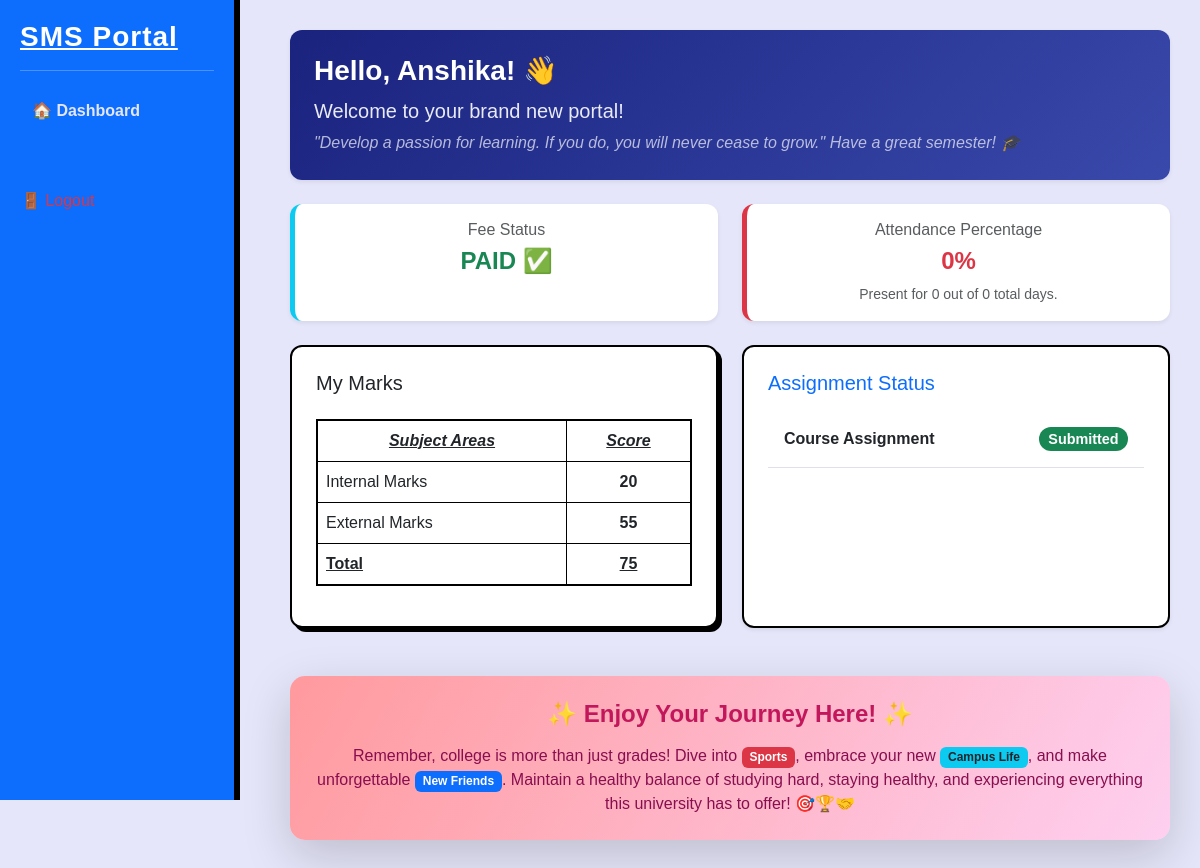
The page /dashboard/ (signed in) on the database its author committed.
### students/models.py (models this page shows, shortened)
class StudentProfile(models.Model):
    user = models.OneToOneField(User, on_delete=models.CASCADE)
    assigned_class = models.ForeignKey(StudentClass, on_delete=models.SET_NULL, null=True, blank=True)
    roll_number = models.CharField(max_length=20)
    department = models.CharField(max_length=50)
    fees_paid = models.BooleanField(default=False)

class Mark(models.Model):
    student = models.ForeignKey(StudentProfile, on_delete=models.CASCADE)
    internal_marks = models.IntegerField(default=0, null=True, blank=True)
    external_marks = models.IntegerField(default=0, null=True, blank=True)

class Assignment(models.Model):
    student = models.ForeignKey(StudentProfile, on_delete=models.CASCADE)
    is_submitted = models.BooleanField(default=False)

### students/views.py (the view, shortened to what this page needs)
# urls.py: path('dashboard/', views.dashboard, name='dashboard'),
@login_required
def dashboard(request):
    user = request.user
    today = date.today()
    is_teacher = user.groups.filter(name='Teacher').exists() or user.username.startswith('teacher')
    try:
        student_profile = StudentProfile.objects.get(user=user)
        marks = Mark.objects.filter(student=student_profile).first()
        assignments = Assignment.objects.filter(student=student_profile)
        all_attendance = Attendance.objects.filter(student=student_profile)
        total_days = all_attendance.count()
        present_days = all_attendance.filter(status=True).count()
        attendance_percentage = int((present_days / total_days) * 100) if total_days > 0 else 0
        context = {
            'profile': student_profile,
            'marks': marks,
            'assignments': assignments,
            'total_days': total_days,
            'present_days': present_days,
            'attendance_percentage': attendance_percentage
        }
        return render(request, 'student_dashboard.html', context)
    except StudentProfile.DoesNotExist:
        return render(request, 'login.html', {'error': 'Profile not found!'})

### students/templates/student_dashboard.html (shortened to what this page needs)
{% extends 'base.html' %}
{% block content %}
<div class="row mb-4">
    <div class="col-12">
        <div class="card text-white shadow-sm border-0" style="background: linear-gradient(135deg, #1a237e 0%, #3949ab 100%); border-radius: 12px;">
            <div class="card-body p-4">
                <h3 class="fw-bold mb-2">Hello, {{ profile.user.username|title }}! 👋</h3>
                {% if attendance_percentage >= 75 %}
                <p class="mb-0 fs-5" style="color: #e8eaf6;">
                    Fantastic job maintaining a stellar <strong>{{ attendance_percentage }}%</strong> attendance! 🌟<br>
                    <em class="fs-6 opacity-75">"Education is the passport to the future, for tomorrow belongs to those who prepare for it today." Keep up the incredible momentum! 🚀</em>
                </p>
                {% else %}
                <p class="mb-0 fs-5" style="color: #e8eaf6;">
                    Welcome to your brand new portal!<br>
                    <em class="fs-6 opacity-75">"Develop a passion for learning. If you do, you will never cease to grow." Have a great semester! 🎓</em>
                </p>
                {% endif %}
            </div>
        </div>
    </div>
</div>
<div class="row g-4 mb-4">
    <div class="col-md-6">
        <div class="card p-3 text-center h-100 shadow-sm border-0 border-start border-5 border-info">
            <h6 class="text-muted">Fee Status</h6>
            {% if profile.fees_paid %}
            <h4 class="text-success fw-bold">PAID ✅</h4>
            {% else %}
            <h4 class="text-danger fw-bold">PENDING ⚠️</h4>
            {% endif %}
        </div>
    </div>
    <div class="col-md-6">
        <div class="card p-3 text-center h-100 shadow-sm border-0 border-start border-5 {% if attendance_percentage >= 75 %}border-success{% else %}border-danger{% endif %}">
            <h6 class="text-muted">Attendance Percentage</h6>
            <h4 class="fw-bold {% if attendance_percentage >= 75 %}text-success{% else %}text-danger{% endif %}">
                {{ attendance_percentage }}%
            </h4>
            <small class="text-muted">Present for {{ present_days }} out of {{ total_days }} total days.</small>
        </div>
    </div>
</div>
<div class="row g-4">
    <div class="col-md-6">
        <div class="card p-4">
            <h5>My Marks</h5>
            <table class="table table-bordered text-center mt-3" style="border: 2px solid #000;">
                <thead style="background-color: #000; color: #fff;">
                    <tr>
                        <th><u><em>Subject Areas</em></u></th>
                        <th><u><em>Score</em></u></th>
                    </tr>
                </thead>
                <tbody>
                    <tr>
                        <td class="text-start">Internal Marks</td>
                        <td class="fw-bold">{{ marks.internal_marks|default:"0" }}</td>
                    </tr>
                    <tr>
                        <td class="text-start">External Marks</td>
                        <td class="fw-bold">{{ marks.external_marks|default:"0" }}</td>
                    </tr>
                    <tr style="background-color: #e6e6fa;">
                        <td class="text-start"><strong><u>Total</u></strong></td>
                        <td><strong><u>{{ marks.internal_marks|default:0|add:marks.external_marks|default:0 }}</u></strong></td>
                    </tr>
                </tbody>
            </table>
        </div>
    </div>
    <div class="col-md-6">
        <div class="card p-4 h-100 shadow-sm">
            <h5 class="mb-3 text-primary">Assignment Status</h5>
            {% for a in assignments %}
            <div class="d-flex justify-content-between border-bottom p-3 align-items-center">
                <span class="fw-bold">Course Assignment</span>
                <span class="badge rounded-pill {% if a.is_submitted %}bg-success{% else %}bg-warning text-dark{% endif %}" style="font-size: 0.9rem;">
                    {% if a.is_submitted %}Submitted{% else %}Pending{% endif %}
                </span>
            </div>
            {% empty %}
            <div class="p-3 text-muted text-center">No assignments recorded.</div>
            {% endfor %}
        </div>
    </div>
</div>
<div class="row mt-5">
    <div class="col-12">
        <div class="card shadow-lg border-0" style="background: linear-gradient(120deg, #ff9a9e 0%, #fecfef 99%, #fecfef 100%); border-radius: 15px;">
            <div class="card-body p-4 text-center">
                <h4 class="fw-bold" style="color: #c2185b;">✨ Enjoy Your Journey Here! ✨</h4>
                <p class="fs-6 mt-3 mb-0" style="color: #880e4f; font-weight: 500;">
                    Remember, college is more than just grades! Dive into <span class="badge bg-danger">Sports</span>, embrace your new <span class="badge bg-info text-dark">Campus Life</span>, and make unforgettable <span class="badge bg-primary">New Friends</span>. Maintain a healthy balance of studying hard, staying healthy, and experiencing everything this university has to offer! 🎯🏆🤝
                </p>
            </div>
        </div>
    </div>
</div>
{% endblock %}

### students/templates/base.html (style rules this page uses)
body { background: #e6e6fa; font-family: sans-serif; color: #000; }
.card { border: 2px solid #000; border-radius: 12px; box-shadow: 4px 4px 0px #000; }

### rows shown on the page
StudentProfile: user.username "Anshika"
Mark: internal_marks "20", external_marks "55", internal_marks|add "75"
Assignment: is_submitted "Submitted"

### other values the page prints
{{ attendance_percentage }} "0"
{{ present_days }} "0"
{{ total_days }} "0"
